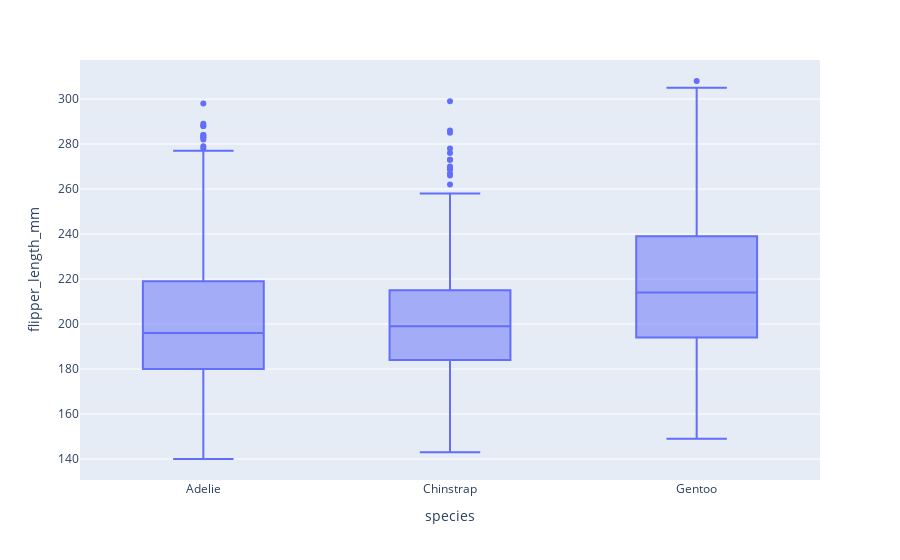

The notebook cell saved with this chart:
### Markdown cell above
### Notamos esse mesmo comportamento no tamanho das suas nadadeiras

### Code cell
px.box(penguins_df, x='species', y='flipper_length_mm')

### Figure 1 — Plotly figure (JSON) as saved in the notebook; plotly's stock layout.template omitted (floating-point values rounded to 4 significant figures; data arrays with more than 128 entries replaced by an {"elided": "..."} marker saying what was removed)
{"data": [{"alignmentgroup": "True", "hovertemplate": "species=%{x}<br>flipper_length_mm=%{y}<extra></extra>", "legendgroup": "", "marker": {"color": "#636efa"}, "name": "", "notched": false, "offsetgroup": "", "orientation": "v", "showlegend": false, "type": "box", "x": {"elided": "3430 str values"}, "x0": " ", "xaxis": "x", "y": {"elided": "3430 int values"}, "y0": " ", "yaxis": "y"}], "layout": {"boxmode": "group", "legend": {"tracegroupgap": 0}, "margin": {"t": 60}, "xaxis": {"anchor": "y", "domain": [0, 1], "title": {"text": "species"}}, "yaxis": {"anchor": "x", "domain": [0, 1], "title": {"text": "flipper_length_mm"}}}}
